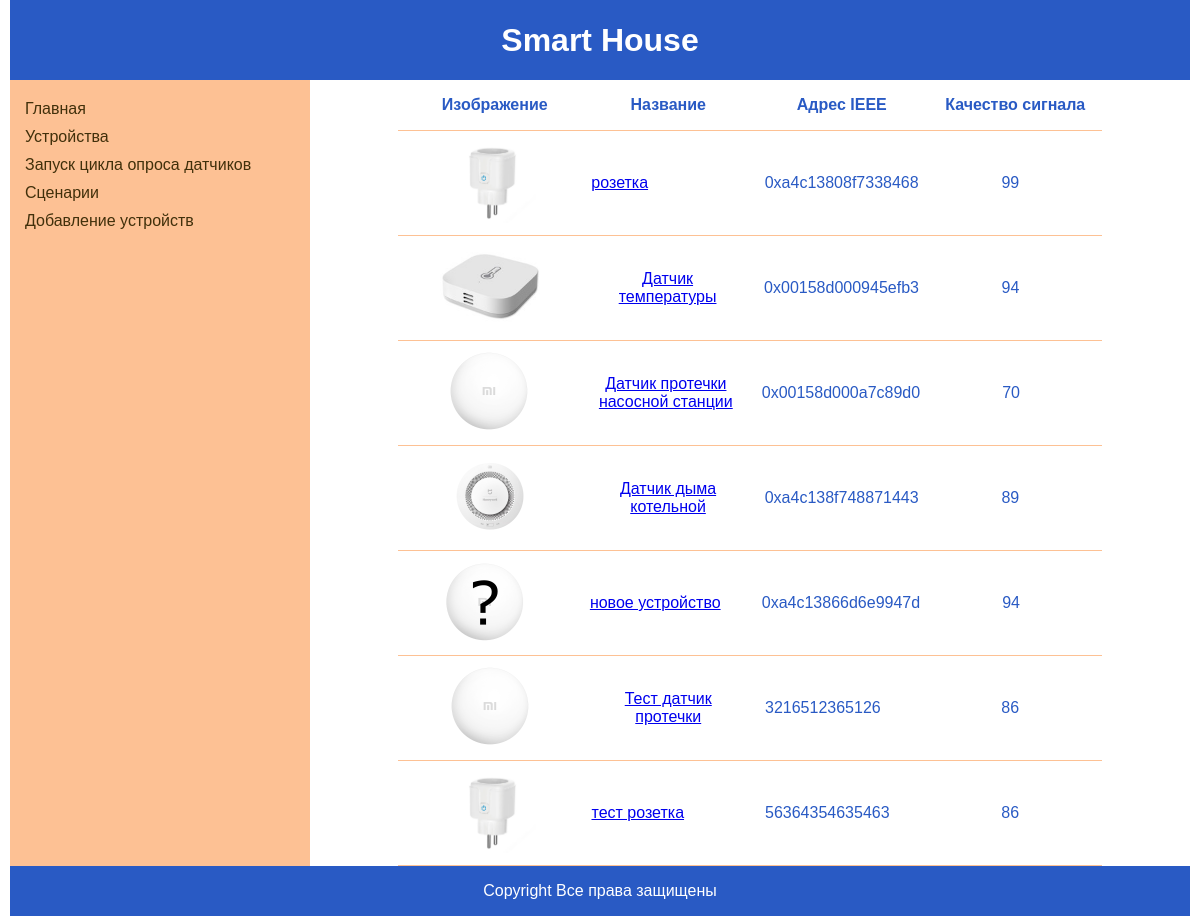
Page /devices/ on the earlier database version.
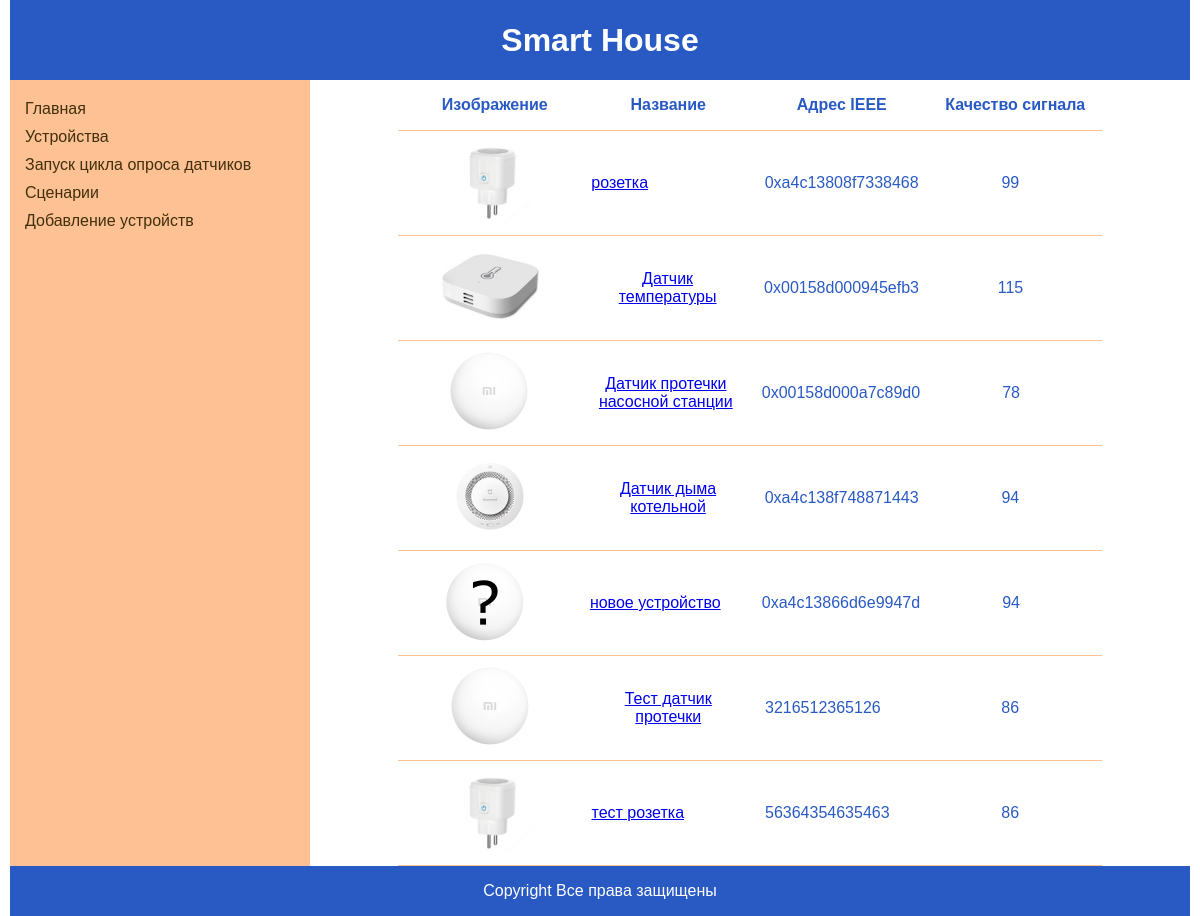
Same page on the later database version.
### smart_house/models.py (models this page shows, shortened)
class Device(models.Model):
    class Meta:
        db_table = 'devices'
    name = models.CharField(
        db_column='name',
        max_length=50,
        help_text="Введите название датчика",
        verbose_name="Название датчика"
    )
    address = models.CharField(
        db_column='address',
        max_length=50,
        help_text="Введите ieee адрес датчика",
        verbose_name="ieee адрес датчика"
    )
    json_data = models.JSONField(
        db_column='json_data',
        null=True,
        blank=True
    )
    groups_id = models.ForeignKey(
        to='Group',
        db_column='groups_id',
        on_delete=models.CASCADE,
        help_text="Укажите в какую группу входит устройство",
        verbose_name="Входит в группу",
        null=True,
        blank=True
    )
    devices_type= models.ForeignKey(
        to='DeviceType',
        db_column='devices_type_id',
        on_delete=models.CASCADE,
        help_text="Укажите тип устройства",
        verbose_name="Тип устройства",
        null=True,
        blank=True
    )

class DeviceType(models.Model):
    class Meta:
        db_table = 'devices_type'
    name = models.CharField(
        db_column='name',
        max_length=50,
        help_text="Введите тип устройства",
        verbose_name="Название типа устройства"
    )
    image = models.ImageField(
        upload_to='images',
        help_text="Введите изображение устройства",
        verbose_name="Изображение устройства"
    )

### smart_house/views.py (the view)
# urls.py: path('devices/', views.DeviceListView.as_view(), name='devices'),
class DeviceListView(ListView):
    model = Device
    template_name = 'smart_house/devices.html'
    context_object_name = 'devices'
    def get_context_data(self, **kwargs) -> dict:
        context = super().get_context_data(**kwargs)
        for obj in self.object_list:
            obj.json_data = json.loads(obj.json_data)
        return context

### templates/smart_house/devices.html
{% extends "smart_house/base.html" %}
{% block content %}
  {% if devices %}
  <div class="devices-container">
    <div class="devices-row">
      <div>
        <p class="name-row">Изображение</p>
      </div>
      <div>
        <p class="name-row">Название</p>
      </div>
      <div>
        <p class="name-row">Адрес IEEE</p>
      </div>
      <div>
        <p class="name-row">Качество сигнала</p>
      </div>
    </div>
    {% for device in devices %}
      <div class="devices-row">
        <div>
          <img src="{{ device.devices_type.image.url }}" alt="connect" style="max-height:100px">
        </div>
        <div class="devices-left"><a href="{{ device.id }}">{{ device.name }}</a></div>
        <div class="devices-left"><p>{{ device.address }}</p></div>
        <div><p>{{device.json_data.linkquality}}</p></div>
      </div>
    {% endfor %}
  </div>
  {% endif %}
{% endblock content %}

### templates/smart_house/base.html (shortened to what this page needs)
<!DOCTYPE html>
<html lang="en">
<head>
  {% load static %}
  <link rel='stylesheet' href='/static/css/style.css'>
</head>
<body>
  <div class="container">
    <div class="header">
      <div>
        <h1>Smart House</h1>
      </div>
    </div>
    <div class="nav">
      <div>
        <li class="nav-li">
          <a href="{% url 'index' %}">Главная</a>
        </li>
        <li class="nav-li">
          <a href="{% url 'devices' %}">Устройства</a>
        </li>
        <li class="nav-li">
          <a href="{% url 'get_data' %}">Запуск цикла опроса датчиков</a>
        </li>
        <li class="nav-li">
          <a href="{% url 'scenarios' %}">Сценарии</a>
        </li>
        <li class="nav-li">
          <a href="{% url 'connect_decvice' %}">Добавление устройств</a>
        </li>
      </div>
    </div>
    <div class="content">
      <div class="con">
        {% block content %}
        {% endblock content %}
      </div>
    </div>
    <div class="footer">
      <div>
        {% block footer %}
          <p>
            Copyright Все права защищены
          </p>
        {% endblock footer %}
      </div>
    </div>
  </div>
</body>
</html>

### static/css/style.css (style rules this page uses)
body { margin:0; padding:0; }
h1 { margin:0; }
.container { font-family: Arial; display: grid; height: 100vh; padding: 0 10px; grid-template-columns: minmax(300px,max-content) 1fr; grid-template-rows: minmax(80px,max-content) 1fr minmax(50px,max-content); border-radius: 5px; }
.container div { text-align: center; }
.header { grid-column: 1/3; grid-row: 1/2; color: white; background-color: #295AC4; }
.header div { display: flex; height: 100%; justify-content: center; align-items: center; }
.nav { grid-column: 1/2; grid-row: 2; }
.nav div { box-sizing: border-box; display: flex; flex-direction: column; height: 100%; align-items: start; background-color: #FDC194; color: #41300B; padding:20px 15px; }
.nav-li { margin-bottom: 10px; list-style:none; }
.nav a { text-decoration: none; color: #41300B; }
.content { grid-column: 2/3; grid-row: 2; background-color: white; }
.con { background-color: white; display: flex; }
.footer { grid-column: 1/3; grid-row: 3; background-color: #295AC4; }
.footer div { display: flex; height: 100%; justify-content: center; align-items: center; color: white; }
.name-row { font-weight: bold; padding-left: 10px; }
.devices-row { padding: 0 10px; display:grid; grid-template-columns: 1fr 1fr 1fr 1fr; grid-column-gap: 10px; align-items: center; border-bottom: 1px solid #FDC194; }
.devices-left { display: flex; padding-left: 10px; text-align: left; }
.devices-container { width: 80%; margin: 0 auto; padding: 0 15px; color: #295AC4; }

Differences in the rows shown:
changed Device "Датчик температуры": json_data.linkquality "94" → "115"
changed Device "Датчик протечки насосной станции": json_data.linkquality "70" → "78"
changed Device "Датчик дыма котельной": json_data.linkquality "89" → "94"
